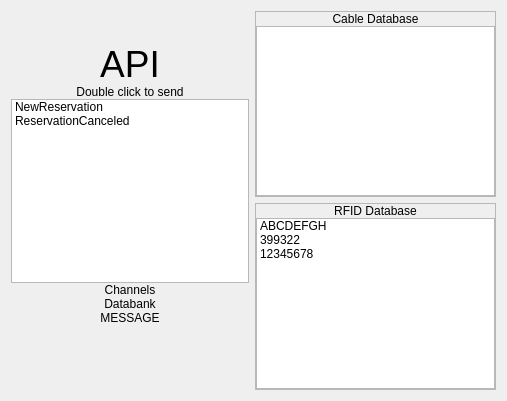
<?xml version="1.0" encoding="UTF-8"?>
<ui version="4.0">
 <class>API_debugConsole</class>
 <widget class="QWidget" name="API_debugConsole">
  <property name="geometry">
   <rect>
    <x>0</x>
    <y>0</y>
    <width>507</width>
    <height>401</height>
   </rect>
  </property>
  <property name="windowTitle">
   <string>Form</string>
  </property>
  <layout class="QGridLayout" name="gridLayout">
   <item row="0" column="0">
    <layout class="QHBoxLayout" name="horizontalLayout">
     <item>
      <layout class="QVBoxLayout" name="verticalLayout">
       <property name="spacing">
        <number>0</number>
       </property>
       <item>
        <spacer name="verticalSpacer">
         <property name="orientation">
          <enum>Qt::Vertical</enum>
         </property>
         <property name="sizeHint" stdset="0">
          <size>
           <width>20</width>
           <height>40</height>
          </size>
         </property>
        </spacer>
       </item>
       <item>
        <widget class="QLabel" name="label_2">
         <property name="font">
          <font>
           <pointsize>28</pointsize>
          </font>
         </property>
         <property name="text">
          <string>API</string>
         </property>
         <property name="alignment">
          <set>Qt::AlignCenter</set>
         </property>
        </widget>
       </item>
       <item>
        <widget class="QLabel" name="label">
         <property name="layoutDirection">
          <enum>Qt::LeftToRight</enum>
         </property>
         <property name="text">
          <string>Double click to send</string>
         </property>
         <property name="alignment">
          <set>Qt::AlignCenter</set>
         </property>
        </widget>
       </item>
       <item>
        <widget class="QListWidget" name="listWidget">
         <item>
          <property name="text">
           <string>NewReservation</string>
          </property>
         </item>
         <item>
          <property name="text">
           <string>ReservationCanceled</string>
          </property>
         </item>
        </widget>
       </item>
       <item>
        <widget class="QLabel" name="label_5">
         <property name="text">
          <string>Channels</string>
         </property>
         <property name="alignment">
          <set>Qt::AlignCenter</set>
         </property>
        </widget>
       </item>
       <item>
        <widget class="QLabel" name="label_4">
         <property name="text">
          <string>Databank</string>
         </property>
         <property name="alignment">
          <set>Qt::AlignCenter</set>
         </property>
        </widget>
       </item>
       <item>
        <widget class="QLabel" name="label_3">
         <property name="text">
          <string>MESSAGE</string>
         </property>
         <property name="alignment">
          <set>Qt::AlignCenter</set>
         </property>
        </widget>
       </item>
       <item>
        <spacer name="verticalSpacer_3">
         <property name="orientation">
          <enum>Qt::Vertical</enum>
         </property>
         <property name="sizeHint" stdset="0">
          <size>
           <width>20</width>
           <height>40</height>
          </size>
         </property>
        </spacer>
       </item>
       <item>
        <spacer name="verticalSpacer_2">
         <property name="orientation">
          <enum>Qt::Vertical</enum>
         </property>
         <property name="sizeHint" stdset="0">
          <size>
           <width>20</width>
           <height>40</height>
          </size>
         </property>
        </spacer>
       </item>
      </layout>
     </item>
     <item>
      <layout class="QVBoxLayout" name="verticalLayout_3">
       <item>
        <widget class="QScrollArea" name="scrollArea">
         <property name="widgetResizable">
          <bool>true</bool>
         </property>
         <widget class="QWidget" name="scrollAreaWidgetContents">
          <property name="geometry">
           <rect>
            <x>0</x>
            <y>0</y>
            <width>238</width>
            <height>184</height>
           </rect>
          </property>
          <layout class="QGridLayout" name="gridLayout_2">
           <property name="leftMargin">
            <number>0</number>
           </property>
           <property name="topMargin">
            <number>0</number>
           </property>
           <property name="rightMargin">
            <number>0</number>
           </property>
           <property name="bottomMargin">
            <number>0</number>
           </property>
           <property name="spacing">
            <number>0</number>
           </property>
           <item row="1" column="0">
            <widget class="QListWidget" name="listWidget_2"/>
           </item>
           <item row="0" column="0">
            <widget class="QLabel" name="label_6">
             <property name="text">
              <string>Cable Database</string>
             </property>
             <property name="alignment">
              <set>Qt::AlignCenter</set>
             </property>
            </widget>
           </item>
          </layout>
         </widget>
        </widget>
       </item>
       <item>
        <widget class="QScrollArea" name="scrollArea_2">
         <property name="widgetResizable">
          <bool>true</bool>
         </property>
         <widget class="QWidget" name="scrollAreaWidgetContents_2">
          <property name="geometry">
           <rect>
            <x>0</x>
            <y>0</y>
            <width>238</width>
            <height>185</height>
           </rect>
          </property>
          <layout class="QGridLayout" name="gridLayout_3">
           <property name="leftMargin">
            <number>0</number>
           </property>
           <property name="topMargin">
            <number>0</number>
           </property>
           <property name="rightMargin">
            <number>0</number>
           </property>
           <property name="bottomMargin">
            <number>0</number>
           </property>
           <property name="spacing">
            <number>0</number>
           </property>
           <item row="0" column="0">
            <widget class="QLabel" name="label_7">
             <property name="text">
              <string>RFID Database</string>
             </property>
             <property name="alignment">
              <set>Qt::AlignCenter</set>
             </property>
            </widget>
           </item>
           <item row="1" column="0">
            <widget class="QListWidget" name="listWidget_3">
             <item>
              <property name="text">
               <string>ABCDEFGH</string>
              </property>
             </item>
             <item>
              <property name="text">
               <string>399322</string>
              </property>
             </item>
             <item>
              <property name="text">
               <string>12345678</string>
              </property>
             </item>
            </widget>
           </item>
          </layout>
         </widget>
        </widget>
       </item>
      </layout>
     </item>
    </layout>
   </item>
  </layout>
 </widget>
 <resources/>
 <connections/>
</ui>
